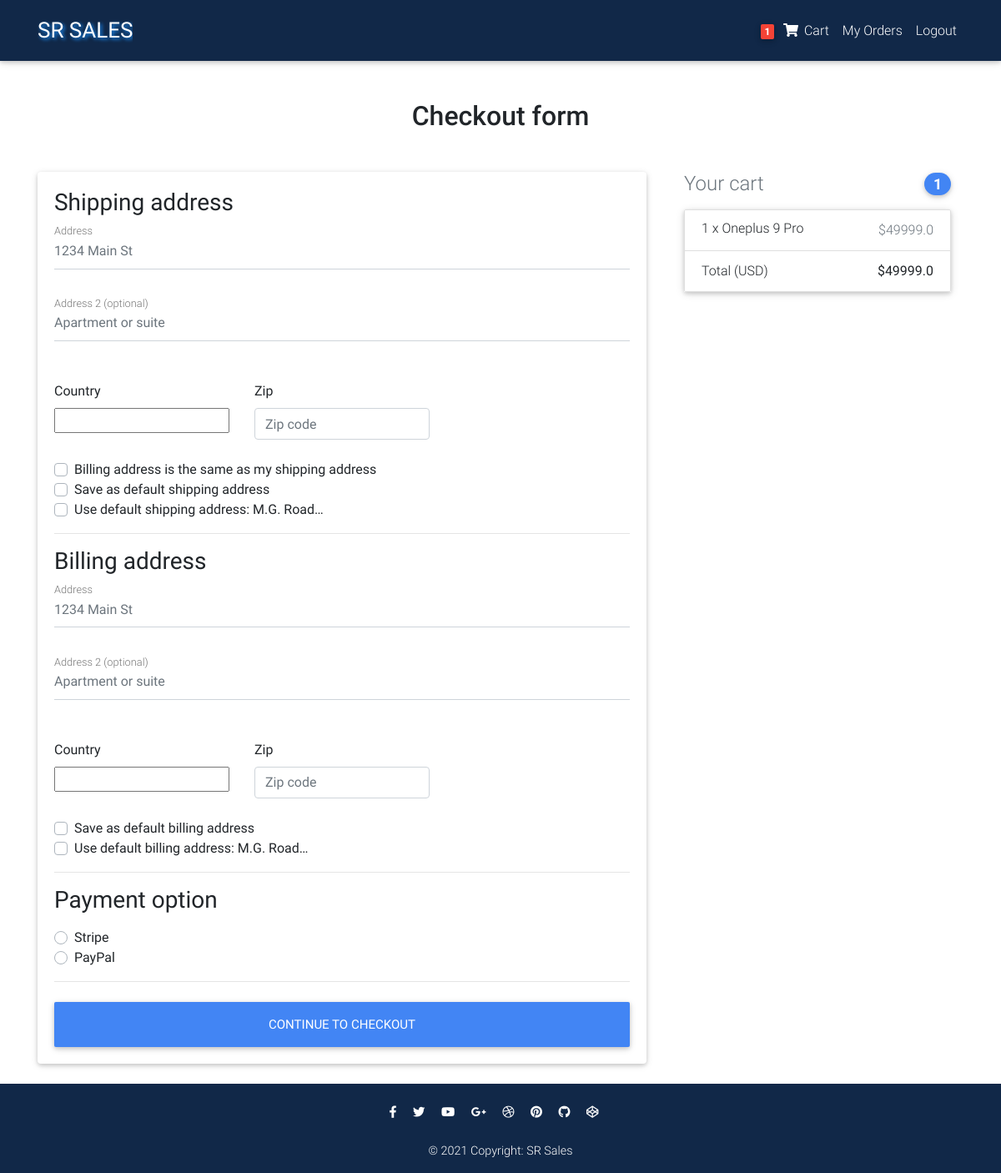
Screenshot of /checkout/ (signed in) with the database file from the repository.
### core/models.py (models this page shows, shortened)
class Order(models.Model):
    user = models.ForeignKey(settings.AUTH_USER_MODEL,
                             on_delete=models.CASCADE)
    ref_code = models.CharField(max_length=20, blank=True, null=True)
    items = models.ManyToManyField(OrderItem)
    start_date = models.DateTimeField(auto_now_add=True)
    ordered_date = models.DateTimeField()
    ordered = models.BooleanField(default=False)
    shipping_address = models.ForeignKey(
        'Address', related_name='shipping_address', on_delete=models.SET_NULL, blank=True, null=True)
    billing_address = models.ForeignKey(
        'Address', related_name='billing_address', on_delete=models.SET_NULL, blank=True, null=True)
    payment = models.ForeignKey(
        'Payment', on_delete=models.SET_NULL, blank=True, null=True)
    being_delivered = models.BooleanField(default=False)
    received = models.BooleanField(default=False)
    refund_requested = models.BooleanField(default=False)
    refund_granted = models.BooleanField(default=False)
    def get_total(self):
        total = 0
        for order_item in self.items.all():
            total += order_item.get_final_price()
        return total

class Address(models.Model):
    user = models.ForeignKey(settings.AUTH_USER_MODEL,
                             on_delete=models.CASCADE)
    street_address = models.CharField(max_length=100)
    apartment_address = models.CharField(max_length=100)
    country = CountryField(multiple=False)
    zip = models.CharField(max_length=100)
    address_type = models.CharField(max_length=1, choices=ADDRESS_CHOICES)
    default = models.BooleanField(default=False)
    class Meta:
        verbose_name_plural = 'Addresses'

class OrderItem(models.Model):
    user = models.ForeignKey(settings.AUTH_USER_MODEL,
                             on_delete=models.CASCADE)
    ordered = models.BooleanField(default=False)
    item = models.ForeignKey(Item, on_delete=models.CASCADE)
    quantity = models.IntegerField(default=1)
    def get_total_item_price(self):
        return self.quantity * self.item.price
    def get_final_price(self):
        if self.item.discount_price:
            return self.get_total_discount_item_price()
        return self.get_total_item_price()

class Item(models.Model):
    title = models.CharField(max_length=100)
    price = models.FloatField()
    discount_price = models.FloatField(blank=True, null=True)
    category = models.CharField(choices=CATEGORY_CHOICES, max_length=2)
    slug = models.SlugField()
    description = models.TextField()
    image = models.ImageField()

### core/views.py (the view, shortened to what this page needs)
# urls.py: path('checkout/', CheckoutView.as_view(), name='checkout'),
class CheckoutView(View):
    def get(self, *args, **kwargs):
        try:
            order = Order.objects.get(user=self.request.user, ordered=False)
            form = CheckoutForm()
            context = {
                'form': form,
                'order': order
            }
            shipping_address_qs = Address.objects.filter(
                user=self.request.user,
                address_type='S',
                default=True
            )
            if shipping_address_qs.exists():
                context.update(
                    {'default_shipping_address': shipping_address_qs[0]})
            billing_address_qs = Address.objects.filter(
                user=self.request.user,
                address_type='B',
                default=True
            )
            if billing_address_qs.exists():
                context.update(
                    {'default_billing_address': billing_address_qs[0]})
            return render(self.request, "checkout.html", context)
        except ObjectDoesNotExist:
            messages.info(self.request, "You do not have an active order")
            return redirect("core:checkout")

### core/forms.py
class CheckoutForm(forms.Form):
    shipping_address = forms.CharField(required=False)
    shipping_address2 = forms.CharField(required=False)
    shipping_country = CountryField(blank_label='(select country)').formfield(
        required=False,
        widget=CountrySelectWidget(attrs={
            'class': 'custom-select d-block w-100',
        }))
    shipping_zip = forms.CharField(required=False)
    billing_address = forms.CharField(required=False)
    billing_address2 = forms.CharField(required=False)
    billing_country = CountryField(blank_label='(select country)').formfield(
        required=False,
        widget=CountrySelectWidget(attrs={
            'class': 'custom-select d-block w-100',
        }))
    billing_zip = forms.CharField(required=False)
    same_billing_address = forms.BooleanField(required=False)
    set_default_shipping = forms.BooleanField(required=False)
    use_default_shipping = forms.BooleanField(required=False)
    set_default_billing = forms.BooleanField(required=False)
    use_default_billing = forms.BooleanField(required=False)
    payment_option = forms.ChoiceField(
        widget=forms.RadioSelect, choices=PAYMENT_CHOICES)

### core/templatetags/cart_template_tags.py (called while the page is built)
@register.filter
def cart_item_count(user):
    if user.is_authenticated:
        qs = Order.objects.filter(user=user, ordered=False)
        if qs.exists():
            return qs[0].items.count()
    return 0

### templates/checkout.html (shortened to what this page needs)
{% extends "base.html" %}
{% load crispy_forms_tags %}
{% block content %}
  <main >
    <div class="container wow fadeIn">
      <h2 class="my-5 h2 text-center">Checkout form</h2>
      <div class="row">
        <div class="col-md-8 mb-4">
          <div class="card">
            <form method="POST" class="card-body">
              <h3>Shipping address</h3>
              <div class='hideable_shipping_form'>
                <div class="md-form mb-5">
                  <input type='text' placeholder='1234 Main St' id='shipping_address' name='shipping_address' class='form-control' />
                  <label for="shipping_address" class="">Address</label>
                </div>
                <div class="md-form mb-5">
                  <input type='text' placeholder='Apartment or suite' id='shipping_address2' name='shipping_address2' class='form-control' />
                  <label for="shipping_address2" class="">Address 2 (optional)</label>
                </div>
                <div class="row">
                  <div class="col-lg-4 col-md-12 mb-4">
                    <label for="country">Country</label>
                    {{ form.shipping_country }}
                  </div>
                  <div class="col-lg-4 col-md-6 mb-4">
                    <label for="shipping_zip">Zip</label>
                    <input type='text' placeholder='Zip code' id='shipping_zip' name='shipping_zip' class='form-control' />
                  </div>
                </div>
                <div class="custom-control custom-checkbox">
                  <label class="custom-control-label" for="same_billing_address">Billing address is the same as my shipping address</label>
                </div>
                <div class="custom-control custom-checkbox">
                  <label class="custom-control-label" for="set_default_shipping">Save as default shipping address</label>
                </div>
              </div>
              {% if default_shipping_address %}
              <div class="custom-control custom-checkbox">
                <label class="custom-control-label" for="use_default_shipping">Use default shipping address: {{ default_shipping_address.street_address|truncatechars:10 }}</label>
              </div>
              {% endif %}
              <hr>
              <h3>Billing address</h3>
              <div class='hideable_billing_form'>
                <div class="md-form mb-5">
                  <input type='text' placeholder='1234 Main St' id='billing_address' name='billing_address' class='form-control' />
                  <label for="billing_address" class="">Address</label>
                </div>
                <div class="md-form mb-5">
                  <input type='text' placeholder='Apartment or suite' id='billing_address2' name='billing_address2' class='form-control' />
                  <label for="billing_address2" class="">Address 2 (optional)</label>
                </div>
                <div class="row">
                  <div class="col-lg-4 col-md-12 mb-4">
                    <label for="country">Country</label>
                    {{ form.billing_country }}
                  </div>
                  <div class="col-lg-4 col-md-6 mb-4">
                    <label for="billing_zip">Zip</label>
                    <input type='text' placeholder='Zip code' id='billing_zip' name='billing_zip' class='form-control' />
                  </div>
                </div>
                <div class="custom-control custom-checkbox">
                  <label class="custom-control-label" for="set_default_billing">Save as default billing address</label>
                </div>
              </div>
              {% if default_billing_address %}
              <div class="custom-control custom-checkbox">
                <label class="custom-control-label" for="use_default_billing">Use default billing address: {{ default_billing_address.street_address|truncatechars:10 }}</label>
              </div>
              {% endif %}
              <hr>
              <h3>Payment option</h3>
              <div class="d-block my-3">
                {% for value, name in form.fields.payment_option.choices %}
                <div class="custom-control custom-radio">
                  <label class="custom-control-label" for="{{ name }}">{{ name }}</label>
                </div>
                {% endfor %}
              </div>
              <hr class="mb-4">
              <button class="btn btn-primary btn-lg btn-block" type="submit">Continue to checkout</button>
            </form>
          </div>
        </div>
        <div class="col-md-4 mb-4">
          {% include "order_snippet.html" %}
        </div>
      </div>
    </div>
  </main>
{% endblock content %}

### templates/navbar.html (shortened to what this page needs)
{% load cart_template_tags %}
<nav class="navbar fixed-top navbar-expand-lg scrolling-navbar" style="background-color: #112848; width: 100%; color: white;">
    <div class="container">
      <a class="navbar-brand waves-effect" href="/" style="color: white; font-size: 26px; text-shadow: 2px 2px 4px #1991ff;">
        <strong>SR SALES</strong>
      </a>
      <div class="collapse navbar-collapse" id="navbarSupportedContent">
        <ul class="navbar-nav nav-flex-icons">
          {% if request.user.is_authenticated %}
          <li class="nav-item">
            <a href="{% url 'core:order-summary' %}" class="nav-link waves-effect" style="color: white;">
              <span class="badge red z-depth-1 mr-1"> {{ request.user|cart_item_count }} </span>
              <i class="fas fa-shopping-cart"></i>
              <span class="clearfix d-none d-sm-inline-block"> Cart </span>
            </a>
          </li>
          <li class="nav-item">
            <a href="{% url 'core:all-orders' %}" class="nav-link waves-effect" style="color: white;">
              <span class="clearfix d-none d-sm-inline-block"> My Orders </span>
            </a>
          </li>
          <li class="nav-item">
            <a class="nav-link waves-effect" href="{% url 'account_logout' %}" style="color: white;">
              <span class="clearfix d-none d-sm-inline-block"> Logout </span>
            </a>
          </li>
          {% endif %}
        </ul>
      </div>
    </div>
  </nav>

### templates/order_snippet.html
<div class="col-md-12 mb-4">
    <h4 class="d-flex justify-content-between align-items-center mb-3">
    <span class="text-muted">Your cart</span>
    <span class="badge badge-primary badge-pill">{{ order.items.count }}</span>
    </h4>
    <ul class="list-group mb-3 z-depth-1">
    {% for order_item in order.items.all %}
    <li class="list-group-item d-flex justify-content-between lh-condensed">
        <div>
        <h6 class="my-0">{{ order_item.quantity }} x {{ order_item.item.title}}</h6>
        </div>
        <span class="text-muted">${{ order_item.get_final_price }}</span>
    </li>
    {% endfor %}
    <li class="list-group-item d-flex justify-content-between">
        <span>Total (USD)</span>
        <strong>${{ order.get_total }}</strong>
    </li>
    </ul>
</div>

### templates/base.html (style rules this page uses)
html, body, header, .carousel { margin: 0; padding: 0; }

### rows the page displays
Address: street_address "M.G. Road…"
Address: street_address "M.G. Road…"
Order: items.count "1", get_total "49999.0"
OrderItem: quantity "1", item "Oneplus 9 Pro", get_final_price "49999.0"

### other values shown
{{ request.user|cart_item_count }} "1"
{{ name }} "Stripe" "PayPal"
